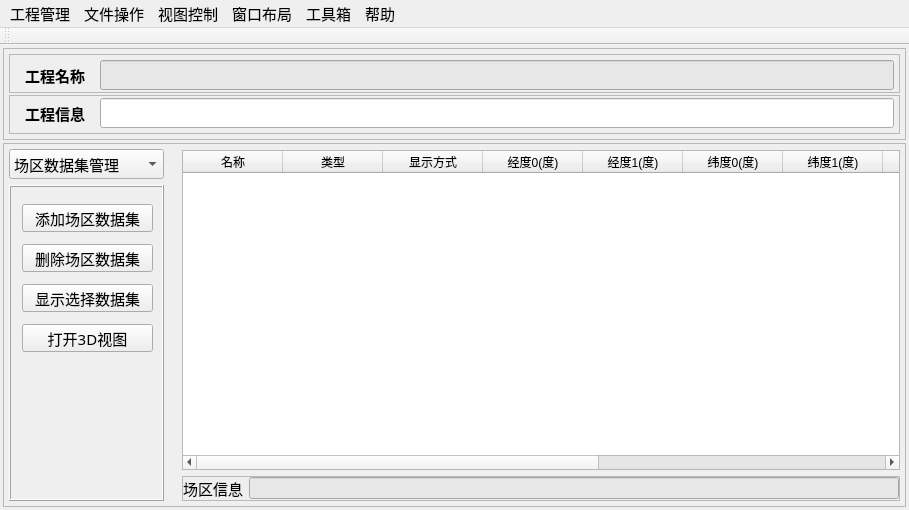
<?xml version="1.0" encoding="UTF-8"?>
<ui version="4.0">
 <class>MainWindow</class>
 <widget class="QMainWindow" name="MainWindow">
  <property name="geometry">
   <rect>
    <x>0</x>
    <y>0</y>
    <width>909</width>
    <height>510</height>
   </rect>
  </property>
  <property name="font">
   <font>
    <family>宋体</family>
    <pointsize>11</pointsize>
   </font>
  </property>
  <property name="windowTitle">
   <string>3D场景管理主窗口</string>
  </property>
  <widget class="QWidget" name="centralWidget">
   <layout class="QVBoxLayout" name="verticalLayout">
    <property name="spacing">
     <number>3</number>
    </property>
    <property name="leftMargin">
     <number>3</number>
    </property>
    <property name="topMargin">
     <number>3</number>
    </property>
    <property name="rightMargin">
     <number>3</number>
    </property>
    <property name="bottomMargin">
     <number>3</number>
    </property>
    <item>
     <widget class="QFrame" name="frameProj">
      <property name="frameShape">
       <enum>QFrame::StyledPanel</enum>
      </property>
      <property name="frameShadow">
       <enum>QFrame::Raised</enum>
      </property>
      <layout class="QVBoxLayout" name="verticalLayout_7">
       <property name="spacing">
        <number>2</number>
       </property>
       <property name="leftMargin">
        <number>5</number>
       </property>
       <property name="topMargin">
        <number>5</number>
       </property>
       <property name="rightMargin">
        <number>5</number>
       </property>
       <property name="bottomMargin">
        <number>5</number>
       </property>
       <item>
        <widget class="QFrame" name="frame_5">
         <property name="minimumSize">
          <size>
           <width>60</width>
           <height>0</height>
          </size>
         </property>
         <property name="frameShape">
          <enum>QFrame::StyledPanel</enum>
         </property>
         <property name="frameShadow">
          <enum>QFrame::Raised</enum>
         </property>
         <layout class="QHBoxLayout" name="horizontalLayout_4">
          <property name="spacing">
           <number>5</number>
          </property>
          <property name="leftMargin">
           <number>5</number>
          </property>
          <property name="topMargin">
           <number>5</number>
          </property>
          <property name="rightMargin">
           <number>5</number>
          </property>
          <property name="bottomMargin">
           <number>2</number>
          </property>
          <item>
           <widget class="QLabel" name="label_7">
            <property name="minimumSize">
             <size>
              <width>80</width>
              <height>0</height>
             </size>
            </property>
            <property name="font">
             <font>
              <weight>75</weight>
              <bold>true</bold>
             </font>
            </property>
            <property name="text">
             <string>工程名称</string>
            </property>
            <property name="alignment">
             <set>Qt::AlignCenter</set>
            </property>
           </widget>
          </item>
          <item>
           <widget class="QLineEdit" name="lineEditProjectName">
            <property name="minimumSize">
             <size>
              <width>150</width>
              <height>0</height>
             </size>
            </property>
            <property name="maximumSize">
             <size>
              <width>3000</width>
              <height>16777215</height>
             </size>
            </property>
            <property name="styleSheet">
             <string notr="true">background-color: rgb(231, 231, 231);</string>
            </property>
            <property name="readOnly">
             <bool>true</bool>
            </property>
           </widget>
          </item>
         </layout>
        </widget>
       </item>
       <item>
        <widget class="QFrame" name="frame_3">
         <property name="minimumSize">
          <size>
           <width>60</width>
           <height>0</height>
          </size>
         </property>
         <property name="frameShape">
          <enum>QFrame::StyledPanel</enum>
         </property>
         <property name="frameShadow">
          <enum>QFrame::Raised</enum>
         </property>
         <layout class="QHBoxLayout" name="horizontalLayout_3">
          <property name="spacing">
           <number>5</number>
          </property>
          <property name="leftMargin">
           <number>5</number>
          </property>
          <property name="topMargin">
           <number>2</number>
          </property>
          <property name="rightMargin">
           <number>5</number>
          </property>
          <property name="bottomMargin">
           <number>5</number>
          </property>
          <item>
           <widget class="QLabel" name="label_6">
            <property name="minimumSize">
             <size>
              <width>80</width>
              <height>0</height>
             </size>
            </property>
            <property name="font">
             <font>
              <weight>75</weight>
              <bold>true</bold>
             </font>
            </property>
            <property name="text">
             <string>工程信息</string>
            </property>
            <property name="alignment">
             <set>Qt::AlignCenter</set>
            </property>
           </widget>
          </item>
          <item>
           <widget class="QLineEdit" name="lineEditProjectInfo">
            <property name="styleSheet">
             <string notr="true"/>
            </property>
            <property name="readOnly">
             <bool>false</bool>
            </property>
           </widget>
          </item>
         </layout>
        </widget>
       </item>
      </layout>
     </widget>
    </item>
    <item>
     <widget class="QFrame" name="frameCont">
      <property name="frameShape">
       <enum>QFrame::StyledPanel</enum>
      </property>
      <property name="frameShadow">
       <enum>QFrame::Raised</enum>
      </property>
      <layout class="QHBoxLayout" name="horizontalLayout_2">
       <property name="leftMargin">
        <number>5</number>
       </property>
       <property name="topMargin">
        <number>5</number>
       </property>
       <property name="rightMargin">
        <number>5</number>
       </property>
       <property name="bottomMargin">
        <number>5</number>
       </property>
       <item>
        <widget class="QFrame" name="frame_4">
         <property name="minimumSize">
          <size>
           <width>166</width>
           <height>0</height>
          </size>
         </property>
         <property name="maximumSize">
          <size>
           <width>166</width>
           <height>16777215</height>
          </size>
         </property>
         <property name="frameShape">
          <enum>QFrame::NoFrame</enum>
         </property>
         <property name="frameShadow">
          <enum>QFrame::Raised</enum>
         </property>
         <layout class="QVBoxLayout" name="verticalLayout_2">
          <property name="leftMargin">
           <number>0</number>
          </property>
          <property name="topMargin">
           <number>0</number>
          </property>
          <property name="bottomMargin">
           <number>0</number>
          </property>
          <item>
           <widget class="QComboBox" name="comboBoxParts">
            <item>
             <property name="text">
              <string>场区数据集管理</string>
             </property>
            </item>
            <item>
             <property name="text">
              <string>声源数据管理</string>
             </property>
            </item>
            <item>
             <property name="text">
              <string>视景数据管理</string>
             </property>
            </item>
           </widget>
          </item>
          <item>
           <widget class="QFrame" name="frame">
            <property name="frameShape">
             <enum>QFrame::Box</enum>
            </property>
            <property name="frameShadow">
             <enum>QFrame::Raised</enum>
            </property>
            <layout class="QVBoxLayout" name="verticalLayout_4">
             <property name="leftMargin">
              <number>11</number>
             </property>
             <property name="topMargin">
              <number>7</number>
             </property>
             <property name="rightMargin">
              <number>7</number>
             </property>
             <property name="bottomMargin">
              <number>7</number>
             </property>
             <item>
              <widget class="QStackedWidget" name="stackedWidget">
               <property name="currentIndex">
                <number>0</number>
               </property>
               <widget class="QWidget" name="pageDataSetProc">
                <widget class="QPushButton" name="pushButtonAddDataSet">
                 <property name="geometry">
                  <rect>
                   <x>0</x>
                   <y>10</y>
                   <width>131</width>
                   <height>28</height>
                  </rect>
                 </property>
                 <property name="text">
                  <string>添加场区数据集</string>
                 </property>
                </widget>
                <widget class="QPushButton" name="pushButtonDelDataSet">
                 <property name="geometry">
                  <rect>
                   <x>0</x>
                   <y>50</y>
                   <width>131</width>
                   <height>28</height>
                  </rect>
                 </property>
                 <property name="text">
                  <string>删除场区数据集</string>
                 </property>
                </widget>
                <widget class="QPushButton" name="pushButtonShowDataSet">
                 <property name="geometry">
                  <rect>
                   <x>0</x>
                   <y>90</y>
                   <width>131</width>
                   <height>28</height>
                  </rect>
                 </property>
                 <property name="text">
                  <string>显示选择数据集</string>
                 </property>
                </widget>
                <widget class="QPushButton" name="pushButtonShow3DView">
                 <property name="geometry">
                  <rect>
                   <x>0</x>
                   <y>130</y>
                   <width>131</width>
                   <height>28</height>
                  </rect>
                 </property>
                 <property name="text">
                  <string>打开3D视图</string>
                 </property>
                </widget>
                <widget class="QLabel" name="label">
                 <property name="geometry">
                  <rect>
                   <x>20</x>
                   <y>180</y>
                   <width>81</width>
                   <height>81</height>
                  </rect>
                 </property>
                 <property name="text">
                  <string/>
                 </property>
                 <property name="pixmap">
                  <pixmap resource="Shader.qrc">:/ZoomIn.png</pixmap>
                 </property>
                 <property name="scaledContents">
                  <bool>true</bool>
                 </property>
                </widget>
               </widget>
               <widget class="QWidget" name="pageSoundSrcProc">
                <widget class="QPushButton" name="pushButtonAddSource">
                 <property name="geometry">
                  <rect>
                   <x>0</x>
                   <y>10</y>
                   <width>131</width>
                   <height>28</height>
                  </rect>
                 </property>
                 <property name="text">
                  <string>添加声源数据</string>
                 </property>
                </widget>
                <widget class="QPushButton" name="pushButtonDelSource">
                 <property name="geometry">
                  <rect>
                   <x>0</x>
                   <y>50</y>
                   <width>131</width>
                   <height>28</height>
                  </rect>
                 </property>
                 <property name="text">
                  <string>删除声源数据</string>
                 </property>
                </widget>
                <widget class="QPushButton" name="pushButtonSeeSource">
                 <property name="geometry">
                  <rect>
                   <x>0</x>
                   <y>90</y>
                   <width>131</width>
                   <height>28</height>
                  </rect>
                 </property>
                 <property name="text">
                  <string>声源居中显示</string>
                 </property>
                </widget>
               </widget>
               <widget class="QWidget" name="pageViewPotProc">
                <widget class="QPushButton" name="pushButtonAddViewPot">
                 <property name="geometry">
                  <rect>
                   <x>0</x>
                   <y>10</y>
                   <width>131</width>
                   <height>28</height>
                  </rect>
                 </property>
                 <property name="text">
                  <string>添加视景点</string>
                 </property>
                </widget>
                <widget class="QPushButton" name="pushButton_6">
                 <property name="geometry">
                  <rect>
                   <x>0</x>
                   <y>50</y>
                   <width>131</width>
                   <height>28</height>
                  </rect>
                 </property>
                 <property name="text">
                  <string>删除视景点</string>
                 </property>
                </widget>
                <widget class="QPushButton" name="pushButton_2">
                 <property name="geometry">
                  <rect>
                   <x>0</x>
                   <y>90</y>
                   <width>131</width>
                   <height>28</height>
                  </rect>
                 </property>
                 <property name="text">
                  <string>存储当前视景</string>
                 </property>
                </widget>
                <widget class="QPushButton" name="pushButtonModViewPot">
                 <property name="geometry">
                  <rect>
                   <x>0</x>
                   <y>130</y>
                   <width>131</width>
                   <height>28</height>
                  </rect>
                 </property>
                 <property name="text">
                  <string>修改视景点</string>
                 </property>
                </widget>
                <widget class="QPushButton" name="pushButton">
                 <property name="geometry">
                  <rect>
                   <x>0</x>
                   <y>170</y>
                   <width>131</width>
                   <height>28</height>
                  </rect>
                 </property>
                 <property name="text">
                  <string>切换到视景点</string>
                 </property>
                </widget>
               </widget>
              </widget>
             </item>
            </layout>
           </widget>
          </item>
         </layout>
        </widget>
       </item>
       <item>
        <widget class="QStackedWidget" name="stackedWidgetParts">
         <property name="frameShape">
          <enum>QFrame::NoFrame</enum>
         </property>
         <property name="frameShadow">
          <enum>QFrame::Raised</enum>
         </property>
         <property name="currentIndex">
          <number>0</number>
         </property>
         <widget class="QWidget" name="pageDataSetCont">
          <layout class="QVBoxLayout" name="verticalLayout_3">
           <property name="leftMargin">
            <number>1</number>
           </property>
           <property name="topMargin">
            <number>1</number>
           </property>
           <property name="rightMargin">
            <number>0</number>
           </property>
           <property name="bottomMargin">
            <number>0</number>
           </property>
           <item>
            <widget class="QTableWidget" name="tableWidgetDataSet">
             <column>
              <property name="text">
               <string>名称</string>
              </property>
             </column>
             <column>
              <property name="text">
               <string>类型</string>
              </property>
             </column>
             <column>
              <property name="text">
               <string>显示方式</string>
              </property>
             </column>
             <column>
              <property name="text">
               <string>经度0(度)</string>
              </property>
             </column>
             <column>
              <property name="text">
               <string>经度1(度)</string>
              </property>
             </column>
             <column>
              <property name="text">
               <string>纬度0(度)</string>
              </property>
             </column>
             <column>
              <property name="text">
               <string>纬度1(度)</string>
              </property>
             </column>
             <column>
              <property name="text">
               <string>东西(km)</string>
              </property>
             </column>
             <column>
              <property name="text">
               <string>南北(km)</string>
              </property>
             </column>
             <column>
              <property name="text">
               <string>深度(米)</string>
              </property>
             </column>
             <column>
              <property name="text">
               <string>东西点数</string>
              </property>
             </column>
             <column>
              <property name="text">
               <string>南北点数</string>
              </property>
             </column>
            </widget>
           </item>
           <item>
            <widget class="QFrame" name="frame_2">
             <property name="frameShape">
              <enum>QFrame::StyledPanel</enum>
             </property>
             <property name="frameShadow">
              <enum>QFrame::Raised</enum>
             </property>
             <layout class="QHBoxLayout" name="horizontalLayout">
              <property name="leftMargin">
               <number>0</number>
              </property>
              <property name="topMargin">
               <number>0</number>
              </property>
              <property name="rightMargin">
               <number>0</number>
              </property>
              <property name="bottomMargin">
               <number>0</number>
              </property>
              <item>
               <widget class="QLabel" name="label_3">
                <property name="text">
                 <string>场区信息</string>
                </property>
               </widget>
              </item>
              <item>
               <widget class="QLineEdit" name="lineEditDataSetInfo">
                <property name="styleSheet">
                 <string notr="true">background-color: rgb(231, 231, 231);</string>
                </property>
                <property name="readOnly">
                 <bool>true</bool>
                </property>
               </widget>
              </item>
             </layout>
            </widget>
           </item>
          </layout>
         </widget>
         <widget class="QWidget" name="pageSoundSrcCont">
          <layout class="QVBoxLayout" name="verticalLayout_5">
           <property name="leftMargin">
            <number>1</number>
           </property>
           <property name="topMargin">
            <number>1</number>
           </property>
           <property name="rightMargin">
            <number>0</number>
           </property>
           <property name="bottomMargin">
            <number>0</number>
           </property>
           <item>
            <widget class="QTableWidget" name="tableWidgetSource">
             <column>
              <property name="text">
               <string>名称</string>
              </property>
             </column>
             <column>
              <property name="text">
               <string>经度(度)</string>
              </property>
             </column>
             <column>
              <property name="text">
               <string>纬度(度)</string>
              </property>
             </column>
             <column>
              <property name="text">
               <string>深度(米)</string>
              </property>
             </column>
             <column>
              <property name="text">
               <string>频率(M)</string>
              </property>
             </column>
             <column>
              <property name="text">
               <string>特性</string>
              </property>
             </column>
            </widget>
           </item>
          </layout>
         </widget>
         <widget class="QWidget" name="pageViewPosCont">
          <layout class="QVBoxLayout" name="verticalLayout_6">
           <property name="leftMargin">
            <number>1</number>
           </property>
           <property name="topMargin">
            <number>1</number>
           </property>
           <property name="rightMargin">
            <number>0</number>
           </property>
           <property name="bottomMargin">
            <number>0</number>
           </property>
           <item>
            <widget class="QTableWidget" name="tableWidgetViewPot">
             <column>
              <property name="text">
               <string>视景名称</string>
              </property>
             </column>
             <column>
              <property name="text">
               <string>视图类型</string>
              </property>
             </column>
             <column>
              <property name="text">
               <string>备注信息</string>
              </property>
             </column>
             <column>
              <property name="text">
               <string>视景参数</string>
              </property>
             </column>
            </widget>
           </item>
          </layout>
         </widget>
        </widget>
       </item>
      </layout>
     </widget>
    </item>
   </layout>
  </widget>
  <widget class="QMenuBar" name="menuBar">
   <property name="geometry">
    <rect>
     <x>0</x>
     <y>0</y>
     <width>909</width>
     <height>26</height>
    </rect>
   </property>
   <widget class="QMenu" name="menuFileMan">
    <property name="title">
     <string>文件操作</string>
    </property>
    <widget class="QMenu" name="menuSimu">
     <property name="title">
      <string>创建模拟数据集</string>
     </property>
     <addaction name="actionsimuA"/>
     <addaction name="actionsimuB"/>
     <addaction name="actionsimuC"/>
    </widget>
    <addaction name="menuSimu"/>
    <addaction name="actionOpen"/>
    <addaction name="actionLoad_BSI_DB"/>
   </widget>
   <widget class="QMenu" name="menuTools">
    <property name="title">
     <string>工具箱</string>
    </property>
    <addaction name="actionColorMapSet"/>
    <addaction name="actionMakeBSIDBs"/>
    <addaction name="actionConfig"/>
    <addaction name="actionTest"/>
    <addaction name="actionTest_2"/>
   </widget>
   <widget class="QMenu" name="menuProjectMan">
    <property name="title">
     <string>工程管理</string>
    </property>
    <addaction name="actionNewProject"/>
    <addaction name="actionOpenProject"/>
    <addaction name="actionSaveProject"/>
    <addaction name="actionSaveAsProject"/>
    <addaction name="separator"/>
    <addaction name="actionExitApp"/>
   </widget>
   <widget class="QMenu" name="menuViewMan">
    <property name="title">
     <string>视图控制</string>
    </property>
    <addaction name="actionViewLookDown"/>
    <addaction name="actionViewLookSide"/>
    <addaction name="actionViewLookIso3D"/>
    <addaction name="separator"/>
    <addaction name="actionBestLookDown"/>
    <addaction name="actionBestLookSide"/>
    <addaction name="actionBestLookIso3D"/>
    <addaction name="separator"/>
   </widget>
   <widget class="QMenu" name="menuHelpAbout">
    <property name="title">
     <string>帮助</string>
    </property>
    <addaction name="actionManual"/>
    <addaction name="actionAbout"/>
   </widget>
   <widget class="QMenu" name="menuLayoutMan">
    <property name="title">
     <string>窗口布局</string>
    </property>
    <addaction name="actionSaveLayout1"/>
    <addaction name="actionSaveLayout2"/>
    <addaction name="actionSaveLayout3"/>
    <addaction name="separator"/>
    <addaction name="actionUserLayout1"/>
    <addaction name="actionUserLayout2"/>
    <addaction name="actionUserLayout3"/>
   </widget>
   <addaction name="menuProjectMan"/>
   <addaction name="menuFileMan"/>
   <addaction name="menuViewMan"/>
   <addaction name="menuLayoutMan"/>
   <addaction name="menuTools"/>
   <addaction name="menuHelpAbout"/>
  </widget>
  <widget class="QToolBar" name="mainToolBar">
   <attribute name="toolBarArea">
    <enum>TopToolBarArea</enum>
   </attribute>
   <attribute name="toolBarBreak">
    <bool>false</bool>
   </attribute>
  </widget>
  <action name="actionOpen">
   <property name="text">
    <string>Open</string>
   </property>
  </action>
  <action name="actionColorMapSet">
   <property name="text">
    <string>配色方案管理</string>
   </property>
  </action>
  <action name="actionMakeBSIDBs">
   <property name="text">
    <string>构建地图数据库</string>
   </property>
  </action>
  <action name="actionLoad_BSI_DB">
   <property name="text">
    <string>Load BSI DB</string>
   </property>
  </action>
  <action name="actionNewProject">
   <property name="text">
    <string>新建工程</string>
   </property>
  </action>
  <action name="actionOpenProject">
   <property name="text">
    <string>打开工程</string>
   </property>
  </action>
  <action name="actionConfig">
   <property name="text">
    <string>系统参数配置</string>
   </property>
  </action>
  <action name="actionViewLookDown">
   <property name="text">
    <string>切换到俯视图</string>
   </property>
  </action>
  <action name="actionViewLookSide">
   <property name="text">
    <string>切换到侧视图</string>
   </property>
  </action>
  <action name="actionViewLookIso3D">
   <property name="text">
    <string>切换到3D视图</string>
   </property>
  </action>
  <action name="actionSaveProject">
   <property name="text">
    <string>保存工程</string>
   </property>
  </action>
  <action name="actionSaveAsProject">
   <property name="text">
    <string>工程另存为</string>
   </property>
  </action>
  <action name="actionManual">
   <property name="text">
    <string>帮助文档</string>
   </property>
  </action>
  <action name="actionAbout">
   <property name="text">
    <string>关于</string>
   </property>
  </action>
  <action name="actionUserLayout1">
   <property name="text">
    <string>恢复窗口布局1</string>
   </property>
  </action>
  <action name="actionUserLayout2">
   <property name="text">
    <string>恢复窗口布局2</string>
   </property>
  </action>
  <action name="actionUserLayout3">
   <property name="text">
    <string>恢复窗口布局3</string>
   </property>
  </action>
  <action name="actionBestLookDown">
   <property name="text">
    <string>最佳俯视视景</string>
   </property>
  </action>
  <action name="actionBestLookSide">
   <property name="text">
    <string>最佳侧视视景</string>
   </property>
  </action>
  <action name="actionBestLookIso3D">
   <property name="text">
    <string>最佳3D视图</string>
   </property>
   <property name="toolTip">
    <string>最佳3D视实景</string>
   </property>
  </action>
  <action name="actionSaveLayout1">
   <property name="text">
    <string>保存窗口布局1</string>
   </property>
  </action>
  <action name="actionSaveLayout2">
   <property name="text">
    <string>保存窗口布局2</string>
   </property>
  </action>
  <action name="actionSaveLayout3">
   <property name="text">
    <string>保存窗口布局3</string>
   </property>
  </action>
  <action name="actionExitApp">
   <property name="text">
    <string>退出程序</string>
   </property>
  </action>
  <action name="actionsimuA">
   <property name="text">
    <string>simuA</string>
   </property>
  </action>
  <action name="actionsimuB">
   <property name="text">
    <string>simuB</string>
   </property>
  </action>
  <action name="actionsimuC">
   <property name="text">
    <string>simuC</string>
   </property>
  </action>
  <action name="actionaaaa">
   <property name="text">
    <string>aaaa</string>
   </property>
  </action>
  <action name="actionTest">
   <property name="text">
    <string>Test</string>
   </property>
  </action>
  <action name="actionTest_2">
   <property name="text">
    <string>Test 2</string>
   </property>
  </action>
 </widget>
 <layoutdefault spacing="6" margin="11"/>
 <resources>
  <include location="Shader.qrc"/>
 </resources>
 <connections>
  <connection>
   <sender>comboBoxParts</sender>
   <signal>currentIndexChanged(int)</signal>
   <receiver>stackedWidget</receiver>
   <slot>setCurrentIndex(int)</slot>
   <hints>
    <hint type="sourcelabel">
     <x>86</x>
     <y>100</y>
    </hint>
    <hint type="destinationlabel">
     <x>112</x>
     <y>131</y>
    </hint>
   </hints>
  </connection>
  <connection>
   <sender>comboBoxParts</sender>
   <signal>currentIndexChanged(int)</signal>
   <receiver>stackedWidgetParts</receiver>
   <slot>setCurrentIndex(int)</slot>
   <hints>
    <hint type="sourcelabel">
     <x>133</x>
     <y>95</y>
    </hint>
    <hint type="destinationlabel">
     <x>232</x>
     <y>89</y>
    </hint>
   </hints>
  </connection>
 </connections>
</ui>
